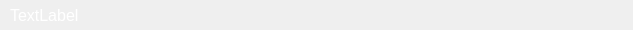
<?xml version="1.0" encoding="UTF-8"?>
<ui version="4.0">
 <class>QBaseTitleWidget</class>
 <widget class="QBaseWidget" name="QBaseTitleWidget">
  <property name="geometry">
   <rect>
    <x>0</x>
    <y>0</y>
    <width>633</width>
    <height>30</height>
   </rect>
  </property>
  <property name="windowTitle">
   <string>QBaseTitleWidget</string>
  </property>
  <property name="styleSheet">
   <string notr="true">QBaseTitleWidget{
	background-color: qlineargradient(spread:pad, x1:0, y1:0, x2:1, y2:0, stop:0 rgba(58, 168, 155, 255), stop:1 rgba(129, 179, 77, 255));
}
QLabel#lblTitle{
	font-family:&quot;微软雅黑&quot;;
	font-size : 16px;
	color:white;
}
QToolButton{
	border:none;
}
QToolButton#btnMin{
	border-image: url(:/images/min);
}
QToolButton#btnClose{
	border-image: url(:/images/close);
}
</string>
  </property>
  <layout class="QHBoxLayout" name="horizontalLayout">
   <property name="spacing">
    <number>6</number>
   </property>
   <property name="leftMargin">
    <number>10</number>
   </property>
   <property name="topMargin">
    <number>0</number>
   </property>
   <property name="bottomMargin">
    <number>0</number>
   </property>
   <item>
    <widget class="QLabel" name="lblTitle">
     <property name="text">
      <string>TextLabel</string>
     </property>
     <property name="scaledContents">
      <bool>true</bool>
     </property>
    </widget>
   </item>
   <item>
    <spacer name="horizontalSpacer">
     <property name="orientation">
      <enum>Qt::Horizontal</enum>
     </property>
     <property name="sizeHint" stdset="0">
      <size>
       <width>498</width>
       <height>20</height>
      </size>
     </property>
    </spacer>
   </item>
   <item>
    <widget class="QToolButton" name="btnMin">
     <property name="maximumSize">
      <size>
       <width>20</width>
       <height>20</height>
      </size>
     </property>
     <property name="text">
      <string/>
     </property>
     <property name="iconSize">
      <size>
       <width>20</width>
       <height>20</height>
      </size>
     </property>
     <property name="autoRaise">
      <bool>true</bool>
     </property>
    </widget>
   </item>
   <item>
    <widget class="QToolButton" name="btnClose">
     <property name="maximumSize">
      <size>
       <width>20</width>
       <height>20</height>
      </size>
     </property>
     <property name="text">
      <string/>
     </property>
     <property name="iconSize">
      <size>
       <width>20</width>
       <height>20</height>
      </size>
     </property>
     <property name="autoRaise">
      <bool>true</bool>
     </property>
    </widget>
   </item>
  </layout>
 </widget>
 <layoutdefault spacing="6" margin="11"/>
 <customwidgets>
  <customwidget>
   <class>QBaseWidget</class>
   <extends>QWidget</extends>
   <header>qbasewidget.h</header>
   <container>1</container>
  </customwidget>
 </customwidgets>
 <resources>
  <include location="../microlib.qrc"/>
 </resources>
 <connections/>
</ui>
